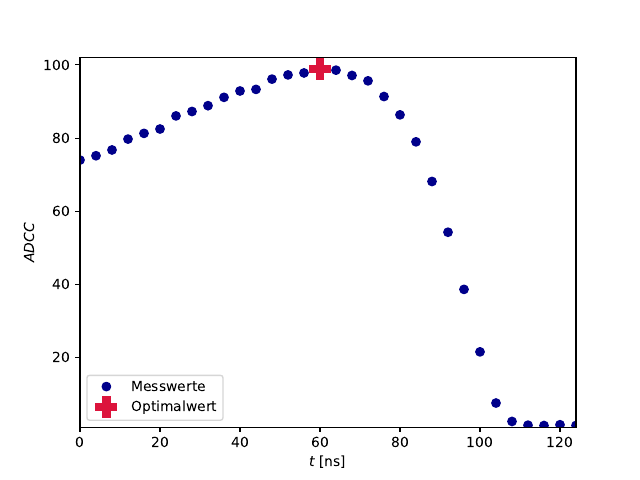

Here is the Python script that generated this plot:
import numpy as np
import matplotlib.pyplot as plt

t, ADC = np.genfromtxt('Delay.txt', unpack=True)

plt.plot(t, ADC, color='darkblue', marker='o', linestyle='', label=r'Messwerte')
plt.plot(t[(np.argmax(ADC))], np.max(ADC), color='crimson', marker='P', markersize='15', label=r'Optimalwert', linestyle='')
plt.xlabel(r'$t\;[\mathrm{ns}]$')
plt.ylabel(r'$ADCC$')
plt.xlim(0, 124)
plt.ylim(1, 102)
plt.legend(loc='lower left')
plt.savefig('Delay.pdf')
plt.show()